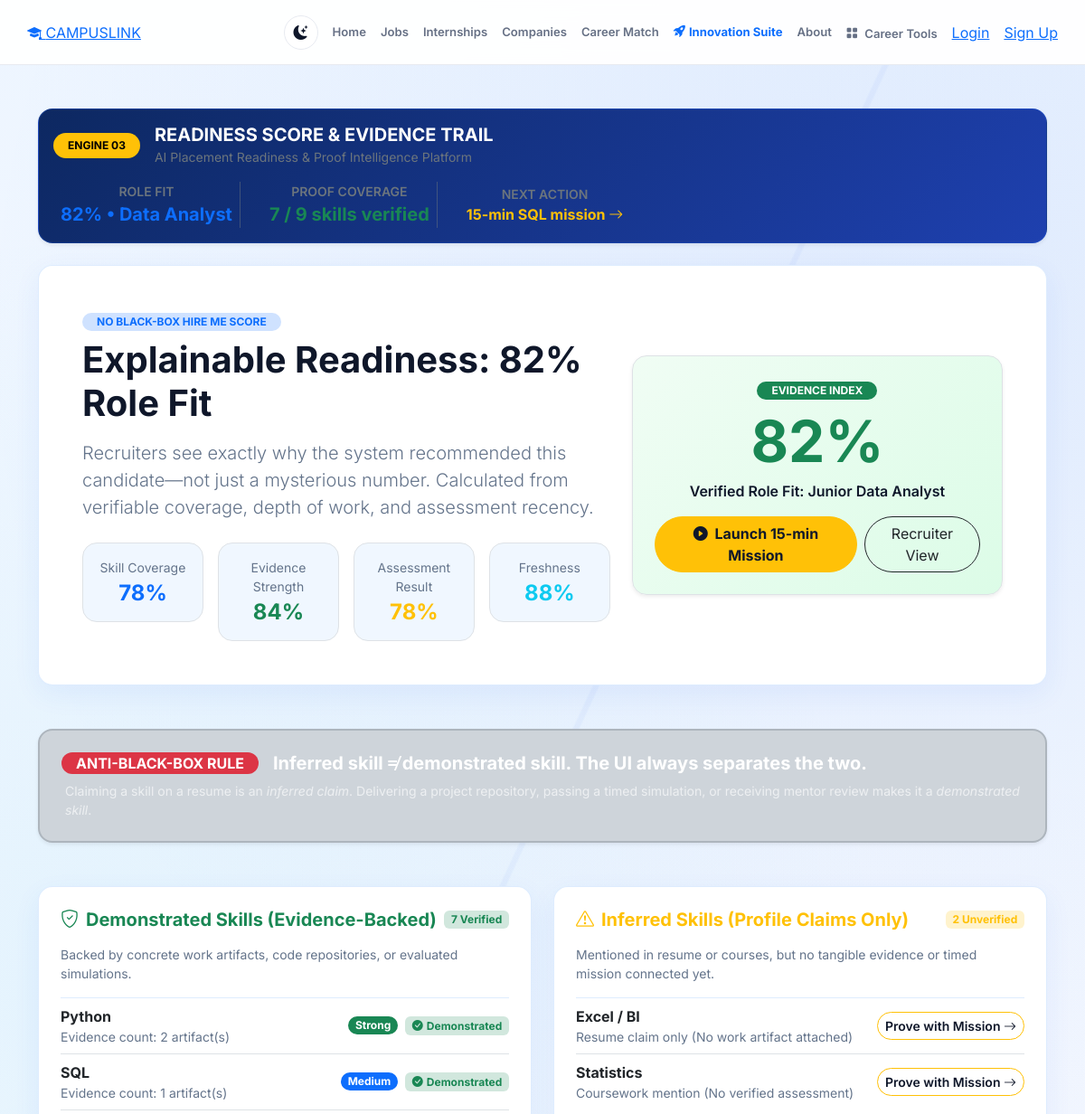
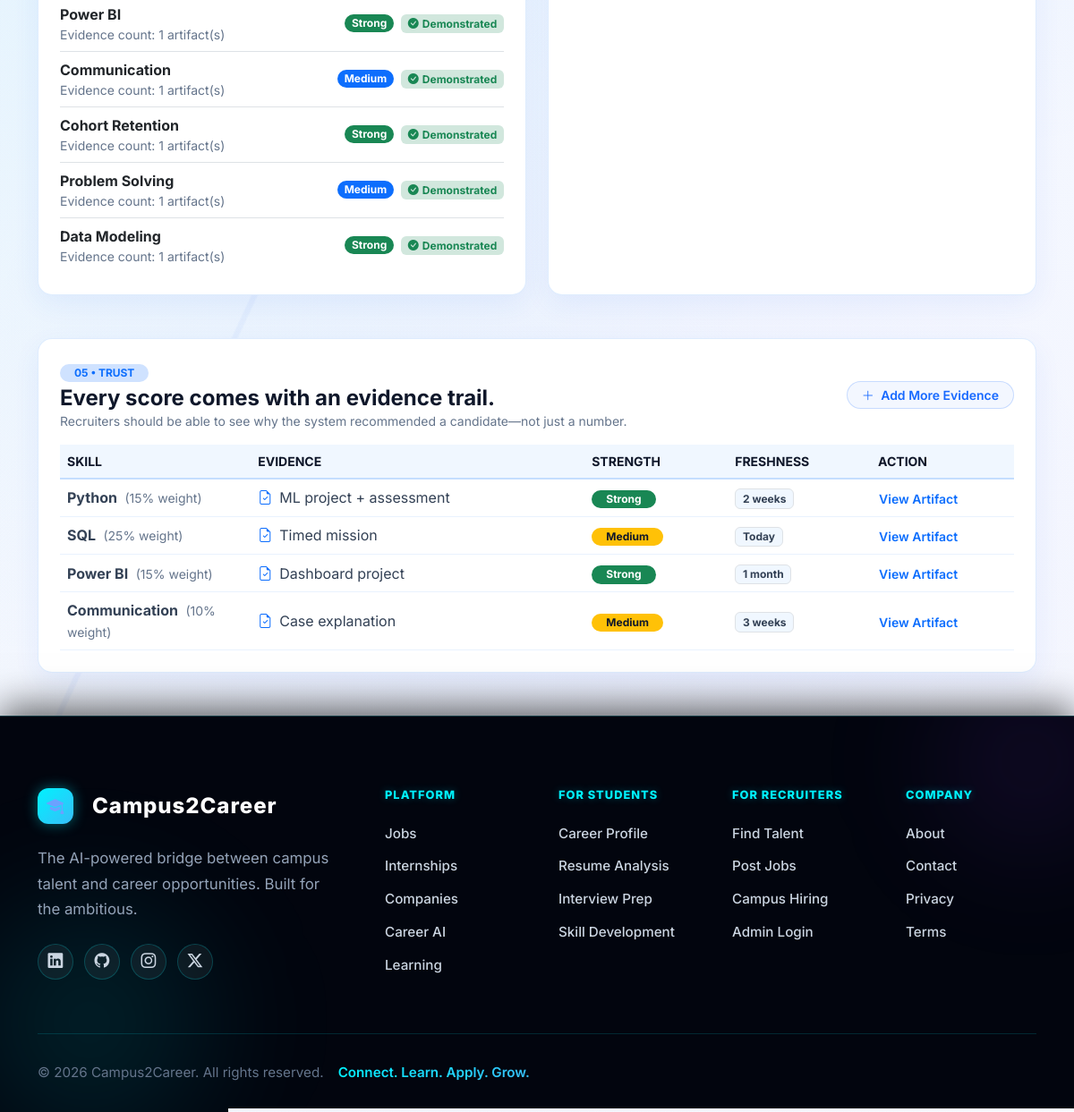
The page /readiness-score/ on the database its author committed (2 pictures, top to bottom).
### ai_engine/models.py (models this page shows, shortened)
class ProofMinerItem(models.Model):
    PROOF_TYPE_CHOICES = (
        ('GITHUB', 'GitHub Repository / Code Link'),
        ('PROJECT_FILE', 'Project Files / Capstone Artifact'),
        ('CERTIFICATE', 'Verified Certificate / Credential'),
        ('MINI_TEST', 'Mini-Test / Timed Mission'),
        ('MENTOR', 'Peer / Mentor Validation'),
    )
    STRENGTH_CHOICES = (
        ('Strong', 'Strong'),
        ('Medium', 'Medium'),
        ('Inferred', 'Inferred'),
    )
    student = models.ForeignKey(StudentProfile, on_delete=models.CASCADE, related_name='proof_miner_items')
    proof_type = models.CharField(max_length=30, choices=PROOF_TYPE_CHOICES, default='GITHUB')
    title = models.CharField(max_length=255)
    url_or_ref = models.CharField(max_length=500, blank=True)
    skills_connected = models.JSONField(default=list, blank=True)
    evidence_details = models.TextField(blank=True)
    strength = models.CharField(max_length=20, choices=STRENGTH_CHOICES, default='Strong')
    freshness_label = models.CharField(max_length=50, default='Today')  # e.g., "Today", "2 weeks", "1 month", "3 weeks"
    is_demonstrated = models.BooleanField(default=True)
    verified = models.BooleanField(default=True)
    created_at = models.DateTimeField(auto_now_add=True)
    class Meta:
        ordering = ['-created_at']

### ai_engine/views.py (the view)
# urls.py: path('readiness-score/', views.readiness_score_view, name='readiness_score'),
def readiness_score_view(request):
    from .services import calculate_explainable_readiness_score
    from students.models import StudentProfile
    student = getattr(request.user, 'student_profile', None) if request.user.is_authenticated else None
    if not student:
        student = StudentProfile.objects.first()
    readiness_data = calculate_explainable_readiness_score(student)
    context = {
        'student': student,
        'readiness': readiness_data,
        'has_completed_mission': readiness_data['has_completed_mission'],
    }
    return render(request, 'ai_engine/readiness_score.html', context)

### notifications/context_processors.py (called while the page is built)
def notification_context(request):
    if not request.user.is_authenticated:
        return {'unread_notification_count': 0}
    return {'unread_notification_count': Notification.objects.filter(user=request.user, is_read=False).count()}

### templates/ai_engine/readiness_score.html (shortened to what this page needs)
{% extends 'base.html' %}
{% load static %}
{% block content %}
<div class="container py-5">
    <div class="p-3 mb-4 rounded-4 shadow-sm border bg-dark text-white d-flex flex-wrap justify-content-between align-items-center gap-3">
        <div class="d-flex align-items-center gap-3">
            <span class="badge text-bg-warning px-3 py-2 rounded-pill fw-bold text-uppercase">ENGINE 03</span>
            <div>
                <h5 class="mb-0 fw-bold">READINESS SCORE & EVIDENCE TRAIL</h5>
                <small class="text-secondary">AI Placement Readiness & Proof Intelligence Platform</small>
            </div>
        </div>
        <div class="d-flex flex-wrap gap-4 align-items-center">
            <div class="text-center px-2 border-end border-secondary border-opacity-50">
                <div class="text-secondary small fw-semibold text-uppercase">Role Fit</div>
                <div class="fs-5 fw-bold text-primary">{{ readiness.role_fit_percentage }}% • {{ readiness.role_title }}</div>
            </div>
            <div class="text-center px-2 border-end border-secondary border-opacity-50">
                <div class="text-secondary small fw-semibold text-uppercase">Proof Coverage</div>
                <div class="fs-5 fw-bold text-success">{{ readiness.proof_coverage }}</div>
            </div>
            <div class="text-center px-2">
                <div class="text-secondary small fw-semibold text-uppercase">Next Action</div>
                <a href="{% url 'role_mission_default' %}" class="fs-6 fw-bold text-warning text-decoration-none">{{ readiness.next_action }} <i class="bi bi-arrow-right"></i></a>
            </div>
        </div>
    </div>
    <div class="card border-0 shadow-sm rounded-4 mb-5 p-4 p-md-5 bg-white">
        <div class="row align-items-center g-4">
            <div class="col-lg-7">
                <span class="badge bg-primary-subtle text-primary fw-bold px-3 py-1 rounded-pill mb-2">NO BLACK-BOX HIRE ME SCORE</span>
                <h2 class="display-6 fw-bold text-dark mb-3">Explainable Readiness: {{ readiness.role_fit_percentage }}% Role Fit</h2>
                <p class="lead text-muted mb-4">
                    Recruiters see exactly why the system recommended this candidate—not just a mysterious number.
                    Calculated from verifiable coverage, depth of work, and assessment recency.
                </p>
                <div class="row g-3">
                    <div class="col-6 col-sm-3">
                        <div class="p-3 rounded-4 bg-light text-center border">
                            <span class="text-muted small d-block mb-1">Skill Coverage</span>
                            <h4 class="fw-bold mb-0 text-primary">{{ readiness.components.skill_coverage }}%</h4>
                        </div>
                    </div>
                    <div class="col-6 col-sm-3">
                        <div class="p-3 rounded-4 bg-light text-center border">
                            <span class="text-muted small d-block mb-1">Evidence Strength</span>
                            <h4 class="fw-bold mb-0 text-success">{{ readiness.components.evidence_strength }}%</h4>
                        </div>
                    </div>
                    <div class="col-6 col-sm-3">
                        <div class="p-3 rounded-4 bg-light text-center border">
                            <span class="text-muted small d-block mb-1">Assessment Result</span>
                            <h4 class="fw-bold mb-0 text-warning">{{ readiness.components.assessment_result }}%</h4>
                        </div>
                    </div>
                    <div class="col-6 col-sm-3">
                        <div class="p-3 rounded-4 bg-light text-center border">
                            <span class="text-muted small d-block mb-1">Freshness</span>
                            <h4 class="fw-bold mb-0 text-info">{{ readiness.components.freshness }}%</h4>
                        </div>
                    </div>
                </div>
            </div>
            <div class="col-lg-5 text-center">
                <div class="p-4 rounded-4 shadow-sm text-center border" style="background: linear-gradient(135deg, #f0fdf4 0%, #dcfce7 100%);">
                    <div class="mb-2">
                        <span class="badge bg-success text-white px-3 py-1 rounded-pill fw-bold">EVIDENCE INDEX</span>
                    </div>
                    <div class="display-3 fw-bold text-success mb-1">{{ readiness.role_fit_percentage }}%</div>
                    <p class="fw-semibold text-dark mb-3">Verified Role Fit: Junior Data Analyst</p>
                    <div class="d-flex justify-content-center gap-2">
                        <a href="{% url 'role_mission_default' %}" class="btn btn-warning text-dark fw-bold rounded-pill px-4">
                            <i class="bi bi-play-circle-fill me-1"></i> Launch 15-min Mission
                        </a>
                        <a href="{% url 'recruiter_proof_shortlist' %}" class="btn btn-outline-dark rounded-pill px-3">
                            Recruiter View
                        </a>
                    </div>
                </div>
            </div>
        </div>
    </div>
    <div class="alert alert-dark border-2 rounded-4 p-4 mb-5 shadow-sm">
        <div class="d-flex align-items-center gap-3 mb-2">
            <span class="badge bg-danger fs-6 px-3 py-1 rounded-pill fw-bold">ANTI-BLACK-BOX RULE</span>
            <h5 class="mb-0 fw-bold text-white">Inferred skill ≠ demonstrated skill. The UI always separates the two.</h5>
        </div>
        <p class="text-light opacity-75 mb-0 small ps-1">
            Claiming a skill on a resume is an <em>inferred claim</em>. Delivering a project repository, passing a timed simulation, or receiving mentor review makes it a <em>demonstrated skill</em>.
        </p>
    </div>
    <div class="row g-4 mb-5">
        <div class="col-lg-6">
            <div class="card border-0 shadow-sm rounded-4 p-4 bg-white h-100 border-start border-success border-4">
                <div class="d-flex justify-content-between align-items-center mb-3">
                    <h5 class="fw-bold mb-0 text-success"><i class="bi bi-shield-check me-2"></i>Demonstrated Skills (Evidence-Backed)</h5>
                    <span class="badge bg-success-subtle text-success fw-bold">{{ readiness.demonstrated_skills|length }} Verified</span>
                </div>
                <p class="text-muted small mb-3">Backed by concrete work artifacts, code repositories, or evaluated simulations.</p>
                <div class="list-group list-group-flush">
                    {% for item in readiness.demonstrated_skills %}
                    <div class="list-group-item px-0 d-flex justify-content-between align-items-center">
                        <div>
                            <strong>{{ item.name }}</strong>
                            <div class="text-muted small">Evidence count: {{ item.evidence_count }} artifact(s)</div>
                        </div>
                        <div class="d-flex align-items-center gap-2">
                            <span class="badge {% if item.strength == 'Strong' %}bg-success{% else %}bg-primary{% endif %} rounded-pill">{{ item.strength }}</span>
                            <span class="badge bg-success-subtle text-success small"><i class="bi bi-check-circle-fill me-1"></i>Demonstrated</span>
                        </div>
                    </div>
                    {% endfor %}
                </div>
            </div>
        </div>
        <div class="col-lg-6">
            <div class="card border-0 shadow-sm rounded-4 p-4 bg-white h-100 border-start border-warning border-4">
                <div class="d-flex justify-content-between align-items-center mb-3">
                    <h5 class="fw-bold mb-0 text-warning"><i class="bi bi-exclamation-triangle me-2"></i>Inferred Skills (Profile Claims Only)</h5>
                    <span class="badge bg-warning-subtle text-warning fw-bold">{{ readiness.inferred_skills|length }} Unverified</span>
                </div>
                <p class="text-muted small mb-3">Mentioned in resume or courses, but no tangible evidence or timed mission connected yet.</p>
                <div class="list-group list-group-flush">
                    {% for item in readiness.inferred_skills %}
                    <div class="list-group-item px-0 d-flex justify-content-between align-items-center">
                        <div>
                            <strong>{{ item.name }}</strong>
                            <div class="text-muted small">{{ item.reason }}</div>
                        </div>
                        <a href="{% url 'role_mission_default' %}" class="btn btn-sm btn-outline-warning text-dark fw-semibold rounded-pill">
                            Prove with Mission <i class="bi bi-arrow-right"></i>
                        </a>
                    </div>
                    {% endfor %}
                </div>
            </div>
        </div>
    </div>
    <div class="card border-0 shadow-sm rounded-4 p-4 bg-white">
        <div class="d-flex justify-content-between align-items-center flex-wrap gap-2 mb-3">
            <div>
                <span class="badge bg-primary-subtle text-primary fw-bold px-3 py-1 rounded-pill mb-1">05 • TRUST</span>
                <h4 class="fw-bold mb-0">Every score comes with an evidence trail.</h4>
                <p class="text-muted small mb-0">Recruiters should be able to see why the system recommended a candidate—not just a number.</p>
            </div>
            <a href="{% url 'proof_miner' %}" class="btn btn-outline-primary btn-sm rounded-pill px-3">
                <i class="bi bi-plus-lg me-1"></i> Add More Evidence
            </a>
        </div>
        <div class="table-responsive">
            <table class="table table-hover align-middle mb-0">
                <thead class="table-light small text-uppercase">
                    <tr>
                        <th style="width: 20%;">SKILL</th>
                        <th style="width: 35%;">EVIDENCE</th>
                        <th style="width: 15%;">STRENGTH</th>
                        <th style="width: 15%;">FRESHNESS</th>
                        <th style="width: 15%;">ACTION</th>
                    </tr>
                </thead>
                <tbody>
                    {% for row in readiness.evidence_trail %}
                    <tr>
                        <td>
                            <strong>{{ row.skill }}</strong>
                            {% if row.weight %}
                            <span class="text-muted small ms-1">({{ row.weight }} weight)</span>
                            {% endif %}
                        </td>
                        <td>
                            <div class="d-flex align-items-center gap-2">
                                <i class="bi bi-file-earmark-check text-primary"></i>
                                <span>{{ row.evidence }}</span>
                            </div>
                        </td>
                        <td>
                            <span class="badge {% if row.strength == 'Strong' %}bg-success{% else %}bg-warning text-dark{% endif %} rounded-pill px-3">
                                {{ row.strength }}
                            </span>
                        </td>
                        <td>
                            <span class="badge bg-light text-secondary border small">{{ row.freshness }}</span>
                        </td>
                        <td>
                            <a href="{% url 'proof_miner' %}" class="btn btn-sm btn-link text-decoration-none p-0 fw-semibold">
                                View Artifact
                            </a>
                        </td>
                    </tr>
                    {% endfor %}
                </tbody>
            </table>
        </div>
    </div>
</div>
{% endblock %}

### static/css/premium_hero.css (style rules this page uses)
.btn-outline-primary { border-radius: 99px !important; font-weight: 600 !important; border: 1px solid rgba(23, 105, 255, 0.2) !important; color: #1769FF !important; background: rgba(23, 105, 255, 0.05) !important; transition: all 0.3s ease !important; }

### rows shown on the page
ProofMinerItem: skill "Python", weight "15%", evidence "ML project + assessment", strength "Strong", freshness "2 weeks"
ProofMinerItem: skill "SQL", weight "25%", evidence "Timed mission", strength "Medium", freshness "Today"
ProofMinerItem: skill "Power BI", weight "15%", evidence "Dashboard project", strength "Strong", freshness "1 month"
ProofMinerItem: skill "Communication", weight "10%", evidence "Case explanation", strength "Medium", freshness "3 weeks"

### other values the page prints
{{ readiness.role_fit_percentage }} "82"
{{ readiness.role_title }} "Data Analyst"
{{ readiness.proof_coverage }} "7 / 9 skills verified"
{{ readiness.next_action }} "15-min SQL mission"
{{ readiness.components.skill_coverage }} "78"
{{ readiness.components.evidence_strength }} "84"
{{ readiness.components.assessment_result }} "78"
{{ readiness.components.freshness }} "88"
{{ readiness.demonstrated_skills|length }} "7"
{{ item.name }} "Python" "SQL" "Power BI" "Communication" "Cohort Retention" "Problem Solving" "Data Modeling"
{{ item.evidence_count }} "2" "1" "1" "1" "1" "1" "1"
{{ item.strength }} "Strong" "Medium" "Strong" "Medium" "Strong" "Medium" "Strong"
{{ readiness.inferred_skills|length }} "2"
{{ item.name }} "Excel / BI" "Statistics"
{{ item.reason }} "Resume claim only (No work artifact attached)" "Coursework mention (No verified assessment)"
